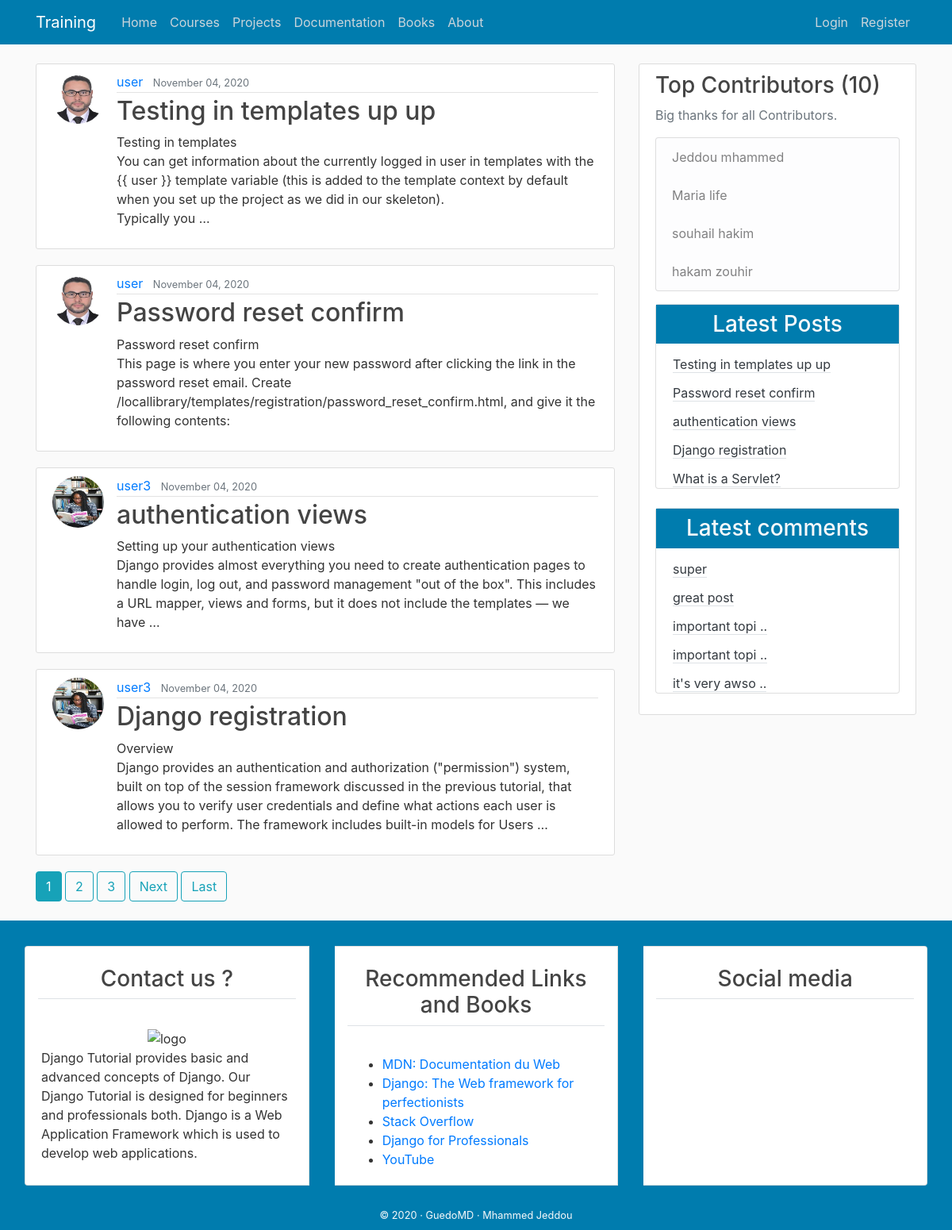
The page / on the database its author committed.
### blog/models.py (models this page shows, shortened)
class Post(models.Model):
    title = models.CharField(max_length=100)
    content = models.TextField()
    date_posted = models.DateTimeField(default=timezone.now)
    author = models.ForeignKey(User, on_delete=models.CASCADE)
    class Meta :
        ordering = ('-date_posted',)

class Comment(models.Model):
    name = models.CharField(max_length=50 )
    email = models.EmailField()
    body = models.TextField(verbose_name='Comment')
    comment_date = models.DateTimeField(auto_now_add=True)
    active = models.BooleanField(default=False)
    post = models.ForeignKey(Post, related_name='comments', on_delete=models.CASCADE)
    class Meta :
        ordering = ('-comment_date',)

### users/models.py (models this page shows, shortened)
class Profile(models.Model):
    user = models.OneToOneField(User, on_delete=models.CASCADE)
    image = models.ImageField(default='default.jpg', upload_to='profile_pics')

### blog/views.py (the view)
# urls.py: path('', PostListView.as_view(), name='blog-home'),
class PostListView(ListView):
    model = Post
    template_name = 'blog/home.html'  # <app>/<model>_<viewtype>.html
    context_object_name = 'posts'
    ordering = ['-date_posted']
    paginate_by = 4

### blog/templatetags/post_tag.py (called while the page is built)
@register.inclusion_tag('blog/latest_posts.html')  #decorator
def latest_posts() : #simple python function
    context ={
        'l_posts' :Post.objects.all()[0:5]
    }
    return context

@register.inclusion_tag('blog/latest_comments.html')  #decorator
def latest_comments() : #simple python function
    context ={
        'l_comments' : Comment.objects.all()[0:5]
    }
    return context

### blog/templates/blog/home.html (shortened to what this page needs)
{% extends "blog/base.html" %}
{% block content %}
    {% for post in posts %}
        <article class="media content-section">
          <img class="rounded-circle article-img" src="{{ post.author.profile.image.url }}">
          <div class="media-body">
            <div class="article-metadata">
              <a class="mr-2" href="{% url 'user-posts' post.author.username %}">{{ post.author }}</a>
              <small class="text-muted">{{ post.date_posted|date:"F d, Y" }}</small>
            </div>
            <h2><a class="article-title" href="{% url 'post-detail' post.id %}">{{ post.title }}</a></h2>
            <p class="article-content">{{post.content |safe|truncatewords_html:45}}</p>
          </div>
        </article>
    {% endfor %}
    {% if is_paginated %}
      {% for num in page_obj.paginator.page_range %}
        {% if page_obj.number == num %}
          <a class="btn btn-info mb-4" href="?page={{ num }}">{{ num }}</a>
        {% elif num > page_obj.number|add:'-3' and num < page_obj.number|add:'3' %}
          <a class="btn btn-outline-info mb-4" href="?page={{ num }}">{{ num }}</a>
        {% endif %}
      {% endfor %}
      {% if page_obj.has_next %}
        <a class="btn btn-outline-info mb-4" href="?page={{ page_obj.next_page_number }}">Next</a>
        <a class="btn btn-outline-info mb-4" href="?page={{ page_obj.paginator.num_pages }}">Last</a>
      {% endif %}
    {% endif %}
{% endblock content %}

### blog/templates/blog/base.html (shortened to what this page needs)
{% load static %}
{% load post_tag %}
<!DOCTYPE html>
<html>
<head>
    <link rel="stylesheet" href="https://maxcdn.bootstrapcdn.com/bootstrap/4.0.0/css/bootstrap.min.css">
    <link rel="stylesheet" href=" {% static 'blog/css/bootstrap.min.css' %}" >
    <link rel="stylesheet" type="text/css" href="{% static 'blog/main.css' %}">
    <link rel="stylesheet" type="text/css" href=" {% static 'blog/css/main2.css' %}" >
    <link rel="stylesheet" href="{% static 'blog/css/style2.css' %}">
</head>
<body>
    <header class="site-header">
      <nav class="navbar navbar-expand-md navbar-dark  fixed-top" style="background-color:#007cae;" >
        <div class="container">
          <a class="navbar-brand mr-4" href="{% url 'blog-home' %}">Training  </a>
          <div class="collapse navbar-collapse" id="navbarToggle">
            <div class="navbar-nav mr-auto">
              <a class="nav-item nav-link" href="{% url 'blog-home' %}">Home</a>
              <a class="nav-item nav-link" href="{% url 'blog-about' %}">Courses</a>
              <a class="nav-item nav-link" href="{% url 'allPosts' %}">Projects</a>
              <a class="nav-item nav-link" href="{% url 'blog-about' %}">Documentation</a>
              <a class="nav-item nav-link" href="{% url 'blog-about' %}">Books</a>
              <a class="nav-item nav-link" href="{% url 'blog-about' %}">About </a>
            </div>
            <div class="navbar-nav">
              {% if user.is_authenticated %}
                <a class="nav-item nav-link" href="{% url 'post-create' %}">New Post</a>
                <a class="nav-item nav-link" href="{% url 'profile' %}">Profile</a>
                <a class="nav-item nav-link" href="{% url 'logout' %}">Logout</a>
              {% else %}
                <a class="nav-item nav-link" href="{% url 'login' %}">Login</a>
                <a class="nav-item nav-link" href="{% url 'register' %}">Register</a>
              {% endif %}
            </div>
          </div>
        </div>
      </nav>
    </header>
    <main role="main" class="container">
      <div class="row">
        <div class="col-md-8">
          {% block content %}{% endblock %}
        </div>
<div class="col-md-4">
  <div class="content-section">
    <h3> Top Contributors (10)</h3>
    <p class='text-muted'>Big thanks for all Contributors.
      <ul class="list-group">
        <li class="list-group-item list-group-item-light">Jeddou mhammed</li>
        <li class="list-group-item list-group-item-light">Maria life</li>
        <li class="list-group-item list-group-item-light">souhail hakim</li>
        <li class="list-group-item list-group-item-light">hakam zouhir</li>
      </ul>
    </p>
    <div class="card mb-4">
      <h3 class="text-center text-light p-2" style="background-color:#007cae;" > Latest Posts   </h3>
  {% latest_posts %}
  </div>
  <div class="card mb-3">
    <h3 class="text-center  text-light p-2" style="background-color:#007cae;"> Latest comments    </h3>
    {% latest_comments %}
</div>
  </div>
</div>
      </div>
    </main>
<footer  style="background-color:#007cae;">
  <div class="container-fluid">
      <div class="row">
<div class="col-md" >
  <div class="card-group mt-3">
<div class="card m-3">
<h3 class="card-title text-center border-bottom p-2 m-3">
Contact us ?
</h3>
<div class="card-body">
<div class="text-center">
<img src="{% static 'blog/img/pexels-photo.jpg' %}" alt=" logo " width="100px">
</div>Django Tutorial provides basic and advanced concepts of Django. Our Django Tutorial
is designed for beginners and professionals both.
Django is a Web Application Framework which is used to develop web applications.
</div>
</div>
<div class="card m-3">
  <h3 class="card-title text-center border-bottom p-2 m-3">
    Recommended Links and Books
  </h3>
  <div class="card-body">
 <ul>
<li>
  <a href="https://developer.mozilla.org/fr/">
    MDN: Documentation du Web  </a>
</li>
<li>
  <a href="https://www.djangoproject.com/">
    Django: The Web framework for perfectionists   </a>
</li>
<li>
  <a href="https://stackoverflow.com/">  Stack Overflow  </a>
</li>
<li>
  <a href="https://djangoforprofessionals.com/"> Django for Professionals  </a>
</li>
<li>
  <a href="https://www.youtube.com/">
    YouTube  </a>
</li>
 </ul>
  </div>
  </div>
<div class="card m-3">
  <h3 class="card-title text-center border-bottom p-2 m-3">
    Social media
  </h3>
  <h4 class="card-body text-center">
  </h4>
  </div>
  </div>
</div>
      </div>
<div class="row p-2">
<div class="col-md text-center">
  <small  class="text-light ">
      &copy;  2020 · GuedoMD · Mhammed Jeddou
          </small>
</div>
</div>
</div>
</footer>
  </body>
</html>

### blog/templates/blog/latest_posts.html
<ul class="list-group-flush latest-post">
    {% for post  in l_posts  %}
      <li class="list-group-item latest-post-item" >
           <a class="text-dark border-bottom " href="{% url 'post-detail' post.pk  %}"> {{post.title |safe|truncatewords_html:5}} </a>
      </li>
    {% endfor %}
</ul>

### blog/templates/blog/latest_comments.html
<ul class="list-group-flush latest-comment">
    {% for comment  in l_comments  %}
      <li class="list-group-item latest-comment-item" >
           <a class="text-dark border-bottom" href="{% url 'post-detail' comment.post.pk  %}">
            {% if comment.body|length > 15 %}
            {{comment.body |slice:'14'}} ..
            {% else %}
            {{comment.body}}
            {% endif %}
          </a>
      </li>
      {% empty %}
      <li class="list-group-item latest-comment-item" >  No comments </li>
    {% endfor %}
</ul>

### blog/static/blog/main.css (style rules this page uses)
body { background: #fafafa; color: #333333; margin-top: 5rem; }
h1, h2, h3, h4, h5, h6 { color: #444444; }
ul { margin: 0; }
.site-header .navbar-nav .nav-link { color: #cbd5db; }
.content-section { background: #ffffff; padding: 10px 20px; border: 1px solid #dddddd; border-radius: 3px; margin-bottom: 20px; }
.article-title { color: #444444; }
.article-content { white-space: pre-line; }
.article-img { height: 65px; width: 65px; margin-right: 16px; }
.article-metadata { padding-bottom: 1px; margin-bottom: 4px; border-bottom: 1px solid #e3e3e3 }

### blog/static/blog/css/main2.css (style rules this page uses)
.latest-post, .latest-comment { padding: 0 15px; }
.latest-post .latest-post-item, .latest-comment .latest-comment-item { padding: 6px; }
.latest-post li:first-child, .latest-comment li:first-child { border-top: 0; }
.latest-post li:last-child, .latest-comment li:last-child { border-bottom: 0; padding-bottom: 0; }

### rows shown on the page
Post: author.profile.image (picture), author "user", date_posted "November 04, 2020", title "Testing in templates up up", content "Testing in templates You can get information about the currently logged in user in templates with the {{ user }} template variable (this is added to the template context by default when you set up the project as we did in our skeleton). Typically you …"
Post: author.profile.image (picture), author "user", date_posted "November 04, 2020", title "Password reset confirm", content "Password reset confirm This page is where you enter your new password after clicking the link in the password reset email. Create /locallibrary/templates/registration/password_reset_confirm.html, and give it the following contents:"
Post: author.profile.image (picture), author "user3", date_posted "November 04, 2020", title "authentication views", content "Setting up your authentication views Django provides almost everything you need to create authentication pages to handle login, log out, and password management \"out of the box\". This includes a URL mapper, views and forms, but it does not include the templates — we have …"
Post: author.profile.image (picture), author "user3", date_posted "November 04, 2020", title "Django registration", content "Overview Django provides an authentication and authorization (\"permission\") system, built on top of the session framework discussed in the previous tutorial, that allows you to verify user credentials and define what actions each user is allowed to perform. The framework includes built-in models for Users …"
Post: title "What is a Servlet?"
Comment: body "super"
Comment: body "great post"
Comment: body "important topi"
Comment: body "important topi"
Comment: body "it's very awso"

### other values the page prints
{{ num }} "1"
{{ num }} "2" "3"
